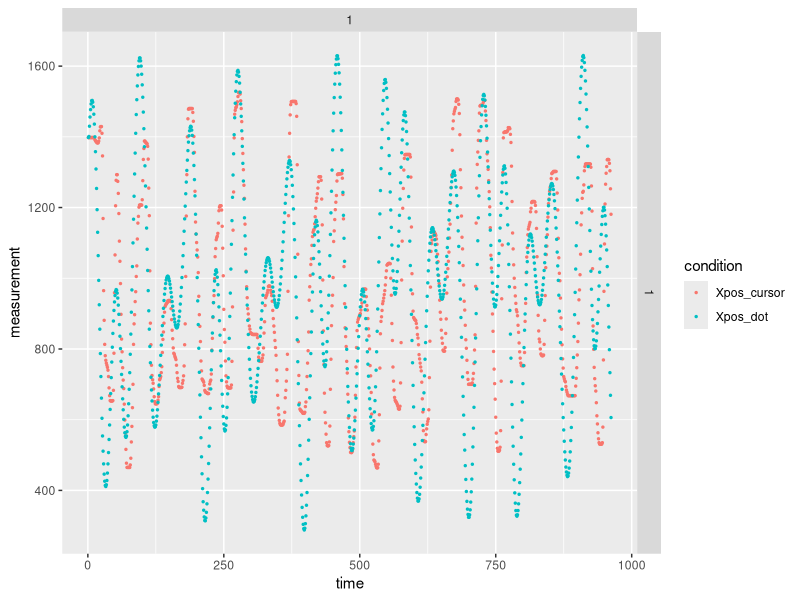

Write the R code that produced this figure.
## ---- chunk 1
dt = read.table("data/simple1_jacob.txt")
colnames(dt) = c("Date","Time","Block","Trial","a","b","c","Xpos_cursor","Ypos_cursor","Xpos_dot","Ypos_dot")
dim(dt)


library(ggplot2)
library(dplyr)
library(tidyr)
dt = dt %>% group_by(Trial) %>%
  mutate(time = 1:n()) %>%
  ungroup()
write.csv(dt,"data/simple1_jacob.csv")

dt = dt %>% gather(condition, measurement, c(Xpos_cursor,Xpos_dot), factor_key=TRUE) 
dt
ggplot(data = dt,aes(x=time,y=measurement) )+
  geom_point(size = 0.5,aes(color=condition))+
  facet_grid(Trial~Block)
 
## ---- chunk 2
iris
newdata = iris %>% mutate(new_col = case_when(Sepal.Length>5.5 ~ ">5.5",
                                    Sepal.Length<5 ~ "<5",
                                    TRUE ~ "else"))
newdata
## ---- chunk 3
dt %>% mutate()
